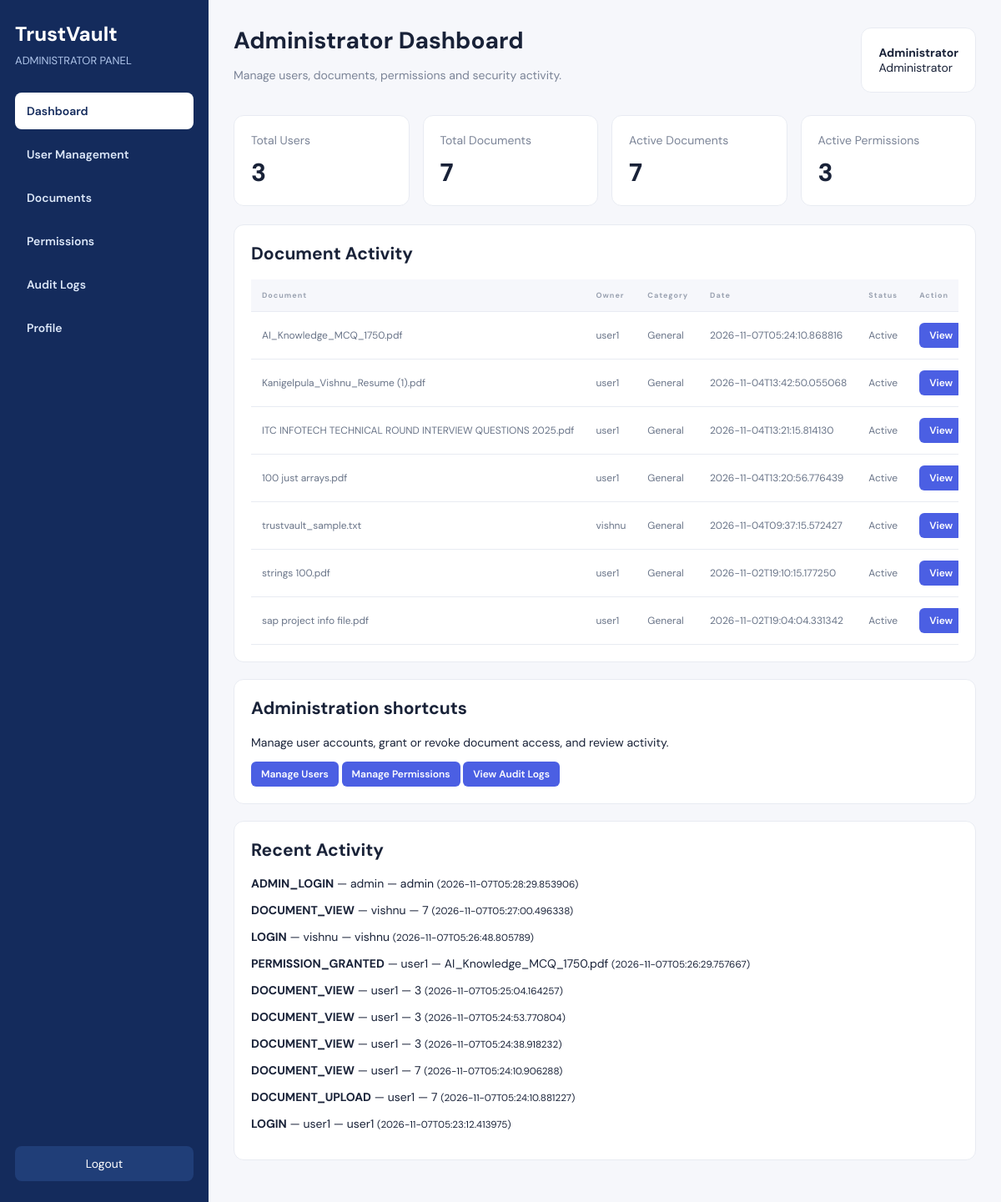
The page /admin (signed in) on the database its author committed.
### tables this page shows
CREATE TABLE documents (
            id INTEGER PRIMARY KEY AUTOINCREMENT,
            name TEXT NOT NULL,
            owner_username TEXT NOT NULL,
            category TEXT NOT NULL,
            stored_name TEXT NOT NULL,
            uploaded_at TEXT NOT NULL,
            status TEXT NOT NULL DEFAULT "Active"
        );

CREATE TABLE audit_logs (
            id INTEGER PRIMARY KEY AUTOINCREMENT,
            actor TEXT NOT NULL,
            action TEXT NOT NULL,
            target TEXT NOT NULL,
            details TEXT,
            timestamp TEXT NOT NULL
        );

### backend/app/routes/admin.py (the view)
@router.get("/admin")
def admin(request: Request):
    user = admin_required(request)
    if not user:
        return RedirectResponse("/admin/login", status_code=303)
    users = rows(
        """
        SELECT id, username, name, role, created_at
        FROM users
        ORDER BY id DESC
        """
    )
    documents = rows(
        """
        SELECT *
        FROM documents
        ORDER BY id DESC
        """
    )
    permissions = rows(
        """
        SELECT *
        FROM permissions
        ORDER BY id DESC
        """
    )
    audit_logs = rows(
        """
        SELECT *
        FROM audit_logs
        ORDER BY id DESC
        LIMIT 10
        """
    )
    dashboard_documents = []
    for document in documents:
        dashboard_documents.append({
            "id": document["id"],
            "name": document["name"],
            "owner": document["owner_username"],
            "category": document["category"],
            "date": document["uploaded_at"],
            "status": document["status"]
        })
    recent_activity = []
    for item in audit_logs:
        recent_activity.append({
            "action": item["action"],
            "actor": item["actor"],
            "target": item["target"],
            "time": item["timestamp"]
        })
    active_documents = sum(
        1 for document in documents
        if document["status"] == "Active"
    )
    context = {
        "request": request,
        "user": user,
        "total_users": len(users),
        "total_documents": len(documents),
        "active_documents": active_documents,
        "total_permissions": len(permissions),
        "documents": dashboard_documents,
        "recent_activity": recent_activity
    }
    return templates.TemplateResponse(
        request=request,
        name="admin.html",
        context=context
    )

### frontend/templates/admin.html (shortened to what this page needs)
<!DOCTYPE html>
<html lang="en">
<head>
    <link rel="stylesheet" href="/static/css/style.css">
</head>
<body>
<div class="admin-layout">
    <aside class="admin-sidebar">
        <div class="admin-brand">TrustVault</div>
        <div class="admin-label">
            ADMINISTRATOR PANEL
        </div>
        <nav class="admin-nav">
            <a class="active" href="/admin">
                Dashboard
            </a>
            <a href="/admin/users">
                User Management
            </a>
            <a href="/admin/documents">
                Documents
            </a>
            <a href="/admin/permissions">
                Permissions
            </a>
            <a href="/admin/audit">
                Audit Logs
            </a>
            <a href="/admin/profile">
                Profile
            </a>
        </nav>
        <div class="admin-logout">
            <a href="/logout">Logout</a>
        </div>
    </aside>
    <main class="admin-content">
        <div class="admin-header">
            <div>
                <h1>Administrator Dashboard</h1>
                <p>
                    Manage users, documents, permissions and security activity.
                </p>
            </div>
            <div class="admin-user">
                <strong>{{ user.name }}</strong>
                <br>
                <span>Administrator</span>
            </div>
        </div>
        <div class="admin-stats">
            <div class="admin-stat">
                <div class="admin-stat-title">
                    Total Users
                </div>
                <div class="admin-stat-value">
                    {{ total_users }}
                </div>
            </div>
            <div class="admin-stat">
                <div class="admin-stat-title">
                    Total Documents
                </div>
                <div class="admin-stat-value">
                    {{ total_documents }}
                </div>
            </div>
            <div class="admin-stat">
                <div class="admin-stat-title">
                    Active Documents
                </div>
                <div class="admin-stat-value">
                    {{ active_documents }}
                </div>
            </div>
            <div class="admin-stat">
                <div class="admin-stat-title">
                    Active Permissions
                </div>
                <div class="admin-stat-value">
                    {{ total_permissions }}
                </div>
            </div>
        </div>
        <div class="admin-panel">
            <h2>Document Activity</h2>
            <div style="overflow-x:auto">
                <table class="admin-table">
                    <thead>
                        <tr>
                            <th>Document</th>
                            <th>Owner</th>
                            <th>Category</th>
                            <th>Date</th>
                            <th>Status</th>
                            <th>Action</th>
                        </tr>
                    </thead>
                    <tbody>
                        {% for document in documents %}
                        <tr>
                            <td>{{ document.name }}</td>
                            <td>{{ document.owner }}</td>
                            <td>{{ document.category }}</td>
                            <td>{{ document.date }}</td>
                            <td>{{ document.status }}</td>
                            <td>
                                <a
                                    class="view-btn"
                                    href="/admin/documents/{{ document.id }}/view">
                                    View
                                </a>
                            </td>
                        </tr>
                        {% else %}
                        <tr>
                            <td colspan="6">
                                No documents available.
                            </td>
                        </tr>
                        {% endfor %}
                    </tbody>
                </table>
            </div>
        </div>
        <div class="admin-panel">
            <h2>Administration shortcuts</h2>
            <p>
                Manage user accounts, grant or revoke document access,
                and review activity.
            </p>
            <a class="view-btn" href="/admin/users">
                Manage Users
            </a>
            <a class="view-btn" href="/admin/permissions">
                Manage Permissions
            </a>
            <a class="view-btn" href="/admin/audit">
                View Audit Logs
            </a>
        </div>
        <div class="admin-panel">
            <h2>Recent Activity</h2>
            {% for item in recent_activity %}
                <p>
                    <b>{{ item.action }}</b>
                    — {{ item.actor }}
                    — {{ item.target }}
                    <small>
                        ({{ item.time }})
                    </small>
                </p>
            {% else %}
                <p>No activity recorded yet.</p>
            {% endfor %}
        </div>
    </main>
</div>
</body>
</html>

### frontend/static/css/style.css (style rules this page uses)
:root { --ink: #192238; --muted: #7b8497; --line: #e8ebf2; --bg: #f6f7fb; --blue: #4b5fe3; --navy: #1d2942; --green: #16845b; --red: #c34b59; }
* { box-sizing: border-box; }
body { margin: 0; background: var(--bg); color: var(--ink); font: 14px 'DM Sans', sans-serif; }
a { color: inherit; text-decoration: none; }
table { width: 100%; border-collapse: collapse; white-space: nowrap; }
th { text-align: left; color: #9aa2b1; font-size: 9px; letter-spacing: 1px; font-weight: 700; padding: 11px 10px; border-bottom: 1px solid var(--line); }
td { padding: 14px 10px; border-bottom: 1px solid #f0f1f5; color: #697488; font-size: 12px; }

### frontend/templates/admin.html (style rules this page uses)
.admin-layout { min-height: 100vh; background: #f6f7fb; }
.admin-sidebar { width: 250px; min-height: 100vh; background: #142B5C; color: white; padding: 25px 18px; position: fixed; inset: 0 auto 0 0; box-sizing: border-box; }
.admin-brand { font-size: 24px; font-weight: 800; margin-bottom: 8px; }
.admin-label { color: #AFC5EA; font-size: 13px; margin-bottom: 30px; }
.admin-nav { display: flex; flex-direction: column; gap: 8px; }
.admin-nav a { text-decoration: none; color: #DCE7F8; padding: 13px 14px; border-radius: 8px; font-size: 14px; font-weight: 600; }
.admin-nav a:hover, .admin-nav a.active { background: white; color: #142B5C; }
.admin-logout { position: absolute; bottom: 25px; left: 18px; right: 18px; }
.admin-logout a { display: block; text-align: center; background: #203E78; color: white; padding: 12px; border-radius: 8px; text-decoration: none; }
.admin-content { margin-left: 250px; padding: 30px; box-sizing: border-box; }
.admin-header { display: flex; justify-content: space-between; align-items: center; margin-bottom: 25px; }
.admin-header h1 { margin: 0; color: #192238; font-size: 28px; }
.admin-header p { color: #7b8497; }
.admin-user, .admin-stat, .admin-panel { background: white; border: 1px solid #e8ebf2; border-radius: 12px; padding: 20px; }
.admin-stats { display: grid; grid-template-columns: repeat(4, 1fr); gap: 16px; margin-bottom: 22px; }
.admin-stat-title { color: #7b8497; }
.admin-stat-value { font-size: 30px; font-weight: 800; margin-top: 10px; }
.admin-panel { margin-bottom: 20px; }
.admin-panel h2 { margin-top: 0; }
.admin-table { width: 100%; border-collapse: collapse; }
.admin-table th, .admin-table td { text-align: left; padding: 13px; border-bottom: 1px solid #e8ebf2; }
.admin-table th { background: #f6f7fb; }
.view-btn { display: inline-block; padding: 7px 12px; background: #4b5fe3; color: white; text-decoration: none; border-radius: 6px; font-size: 12px; font-weight: 600; }

### rows shown on the page
documents: name "AI_Knowledge_MCQ_1750.pdf", owner "user1", category "General", date "2026-11-07T05:24:10.868816", status "Active"
documents: name "Kanigelpula_Vishnu_Resume (1).pdf", owner "user1", category "General", date "2026-11-04T13:42:50.055068", status "Active"
documents: name "ITC INFOTECH TECHNICAL ROUND INTERVIEW QUESTIONS 2025.pdf", owner "user1", category "General", date "2026-11-04T13:21:15.814130", status "Active"
documents: name "100 just arrays.pdf", owner "user1", category "General", date "2026-11-04T13:20:56.776439", status "Active"
documents: name "trustvault_sample.txt", owner "vishnu", category "General", date "2026-11-04T09:37:15.572427", status "Active"
documents: name "strings 100.pdf", owner "user1", category "General", date "2026-11-02T19:10:15.177250", status "Active"
documents: name "sap project info file.pdf", owner "user1", category "General", date "2026-11-02T19:04:04.331342", status "Active"
audit_logs: action "ADMIN_LOGIN", actor "admin", target "admin", time "2026-11-07T05:28:29.853906"
audit_logs: action "DOCUMENT_VIEW", actor "vishnu", target "7", time "2026-11-07T05:27:00.496338"
audit_logs: action "LOGIN", actor "vishnu", target "vishnu", time "2026-11-07T05:26:48.805789"
audit_logs: action "PERMISSION_GRANTED", actor "user1", target "AI_Knowledge_MCQ_1750.pdf", time "2026-11-07T05:26:29.757667"
audit_logs: action "DOCUMENT_VIEW", actor "user1", target "3", time "2026-11-07T05:25:04.164257"
audit_logs: action "DOCUMENT_VIEW", actor "user1", target "3", time "2026-11-07T05:24:53.770804"
audit_logs: action "DOCUMENT_VIEW", actor "user1", target "3", time "2026-11-07T05:24:38.918232"
audit_logs: action "DOCUMENT_VIEW", actor "user1", target "7", time "2026-11-07T05:24:10.906288"
audit_logs: action "DOCUMENT_UPLOAD", actor "user1", target "7", time "2026-11-07T05:24:10.881227"
audit_logs: action "LOGIN", actor "user1", target "user1", time "2026-11-07T05:23:12.413975"

### other values the page prints
{{ user.name }} "Administrator"
{{ total_users }} "3"
{{ total_documents }} "7"
{{ active_documents }} "7"
{{ total_permissions }} "3"
